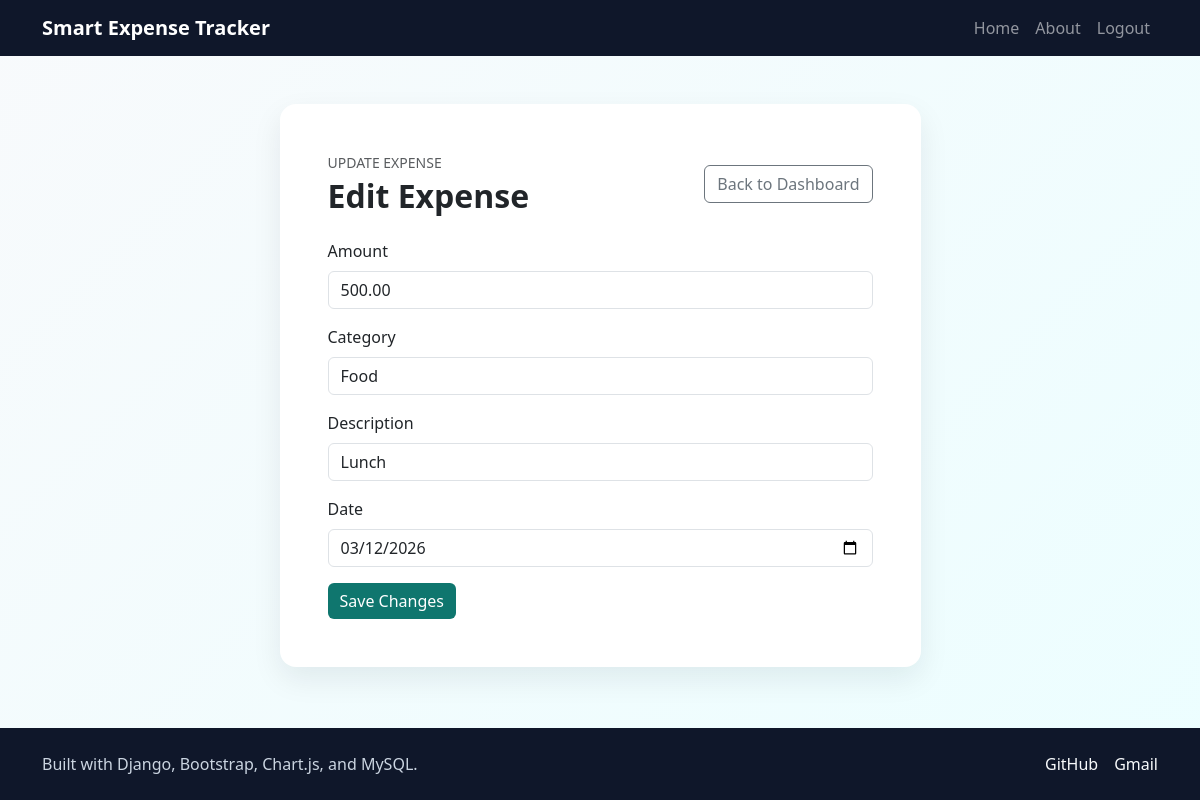
The app's page /edit/1/ (signed in) with its own data.
### expenses/models.py (models this page shows, shortened)
class Expense(models.Model):
    user = models.ForeignKey(settings.AUTH_USER_MODEL, on_delete=models.CASCADE, related_name='expenses')
    amount = models.DecimalField(max_digits=10, decimal_places=2)
    category = models.CharField(max_length=100)
    description = models.CharField(max_length=255)
    date = models.DateField()
    class Meta:
        ordering = ['-date', '-id']

### expenses/views.py (the view)
# urls.py: path('edit/<int:expense_id>/', edit_expense_view, name='edit_expense'),
@login_required
def edit_expense_view(request, expense_id):
    expense = get_object_or_404(Expense, id=expense_id, user=request.user)
    if request.method == 'POST':
        form = ExpenseForm(request.POST, instance=expense)
        if form.is_valid():
            form.save()
            messages.success(request, 'Expense updated successfully.')
            return redirect('home')
    else:
        form = ExpenseForm(instance=expense)
    return render(request, 'edit.html', {'form': form, 'expense': expense})

### expenses/forms.py
class ExpenseForm(forms.ModelForm):
    class Meta:
        model = Expense
        fields = ['amount', 'category', 'description', 'date']
        widgets = {
            'amount': forms.NumberInput(attrs={'step': '0.01'}),
            'date': StyledDateInput(),
        }

### expenses/templates/edit.html (shortened to what this page needs)
{% extends 'base.html' %}
{% block content %}
<div class='row justify-content-center'>
<div class='col-lg-7'>
<div class='card brand-card p-4 p-lg-5'>
<div class='d-flex justify-content-between align-items-center mb-4'>
<div><p class='text-uppercase small text-muted mb-1'>Update Expense</p><h1 class='h2 fw-bold mb-0'>Edit Expense</h1></div>
<a class='btn btn-outline-secondary' href='{% url 'home' %}'>Back to Dashboard</a>
</div>
<form method='post'>
<div class='mb-3'><label class='form-label'>Amount</label>{{ form.amount }}</div>
<div class='mb-3'><label class='form-label'>Category</label>{{ form.category }}</div>
<div class='mb-3'><label class='form-label'>Description</label>{{ form.description }}</div>
<div class='mb-3'><label class='form-label'>Date</label>{{ form.date }}</div>
<button type='submit' class='btn btn-brand'>Save Changes</button>
</form>
</div>
</div>
</div>
{% endblock %}

### expenses/templates/base.html (style rules this page uses)
body { background: linear-gradient(135deg, #f8fafc, #ecfeff); min-height: 100vh; display: flex; flex-direction: column; }
.brand-card { border: 0; border-radius: 1rem; box-shadow: 0 12px 30px rgba(15, 23, 42, 0.08); transition: transform 0.2s ease, box-shadow 0.2s ease; }
.btn-brand { background: #0f766e; color: white; border: none; transition: transform 0.2s ease, box-shadow 0.2s ease; }

### records on screen
Expense: amount "500.00", category "Food", description "Lunch", date "03/12/2026"
